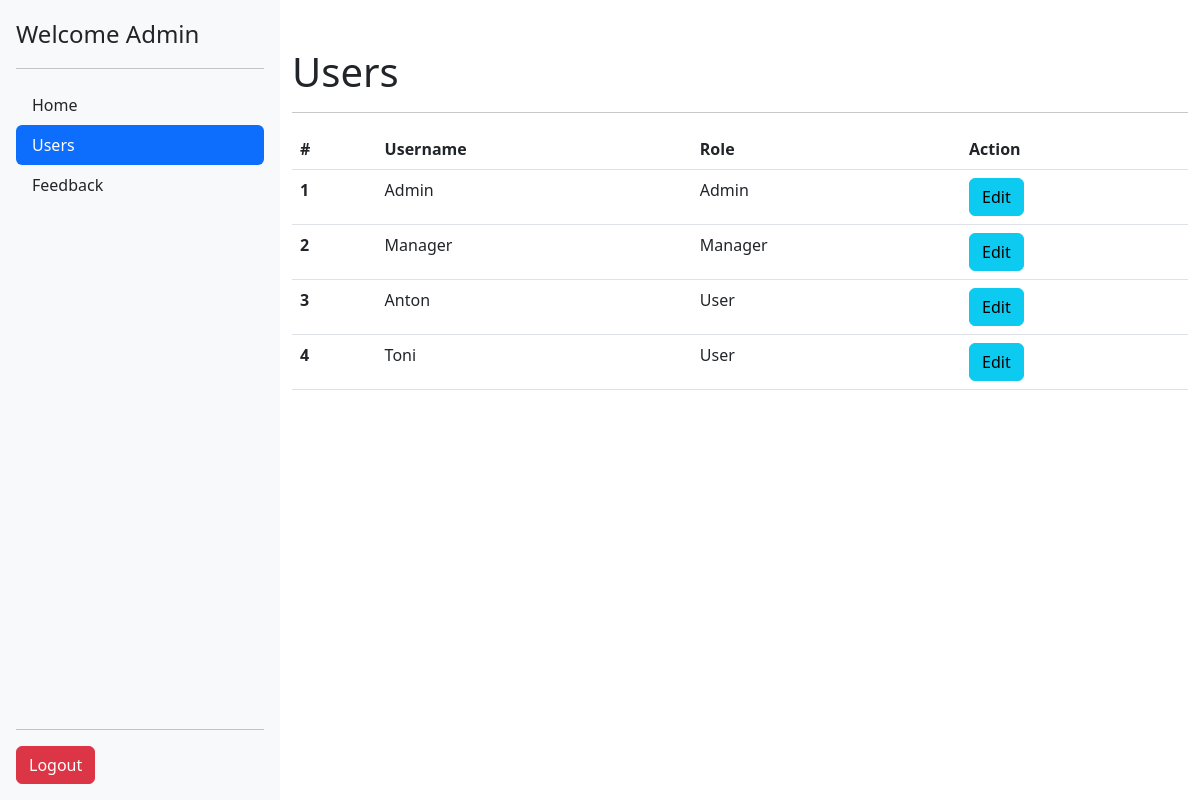
Page /interfaces/admin/users.php (signed in) on the earlier database version.
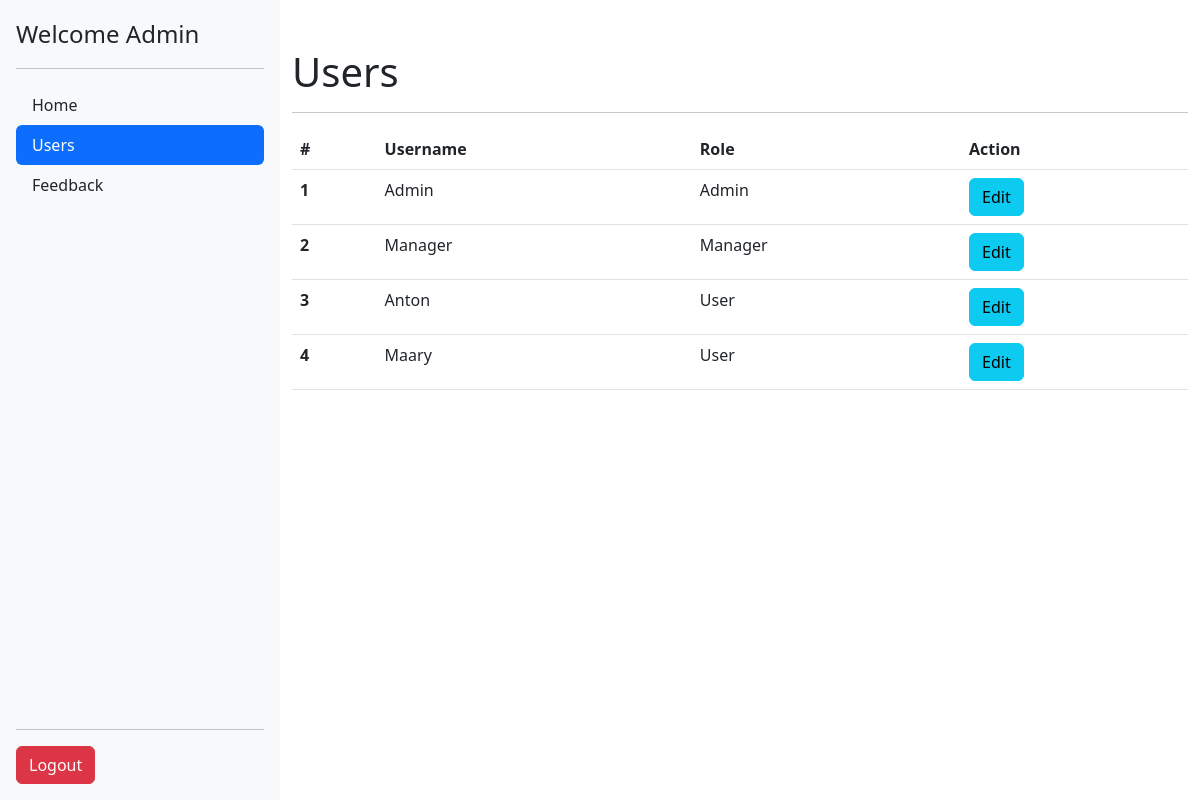
Same page on the later database version.
### tables this page shows
CREATE TABLE `users` (
  `id_user` int NOT NULL AUTO_INCREMENT,
  `name` varchar(255) DEFAULT NULL,
  `name_user` varchar(30) DEFAULT NULL,
  `password` varchar(22) DEFAULT NULL,
  `role` varchar(14) DEFAULT NULL,
  `status` int NOT NULL,
  PRIMARY KEY (`id_user`)
);

### interfaces/admin/users.php (the view, shortened to what this page needs)
<?php
include('../../data/conn.php');
include('../shared/head.php');
include('../shared/sidebar.php');
$sql = "Select * from users";
$res = mysqli_query($conn, $sql);
$users = [];
if ($row = mysqli_num_rows($res) > 0) {
	while ($row = mysqli_fetch_assoc($res)) {
		array_push($users, $row);
	}
}
?>
<div class="container mt-5">
	<h1>Users</h1>
	<hr>
	<table class="table">
		<thead>
			<tr>
				<th scope="col">#</th>
				<th scope="col">Username</th>
				<th scope="col">Role</th>
				<th scope="col">Action</th>
			</tr>
		</thead>
		<tbody>
			<?php foreach ($users as $user) : ?>
				<tr>
					<th scope="row"><?php echo $user['id_user'] ?></th>
					<td><?php echo $user['name_user'] ?></td>
					<td><?php echo $user['role'] ?></td>
					<td>
						<a href="edit.php?id=<?php echo $user['id_user'] ?>" class="btn btn-info">
							Edit
						</a>
					</td>
				</tr>
			<?php endforeach; ?>
		</tbody>
	</table>
	</main>
	<?php
	include('../shared/scripts.php');
	?>

Differences in the rows shown:
changed users id 4: name_user "Toni" → "Maary"
